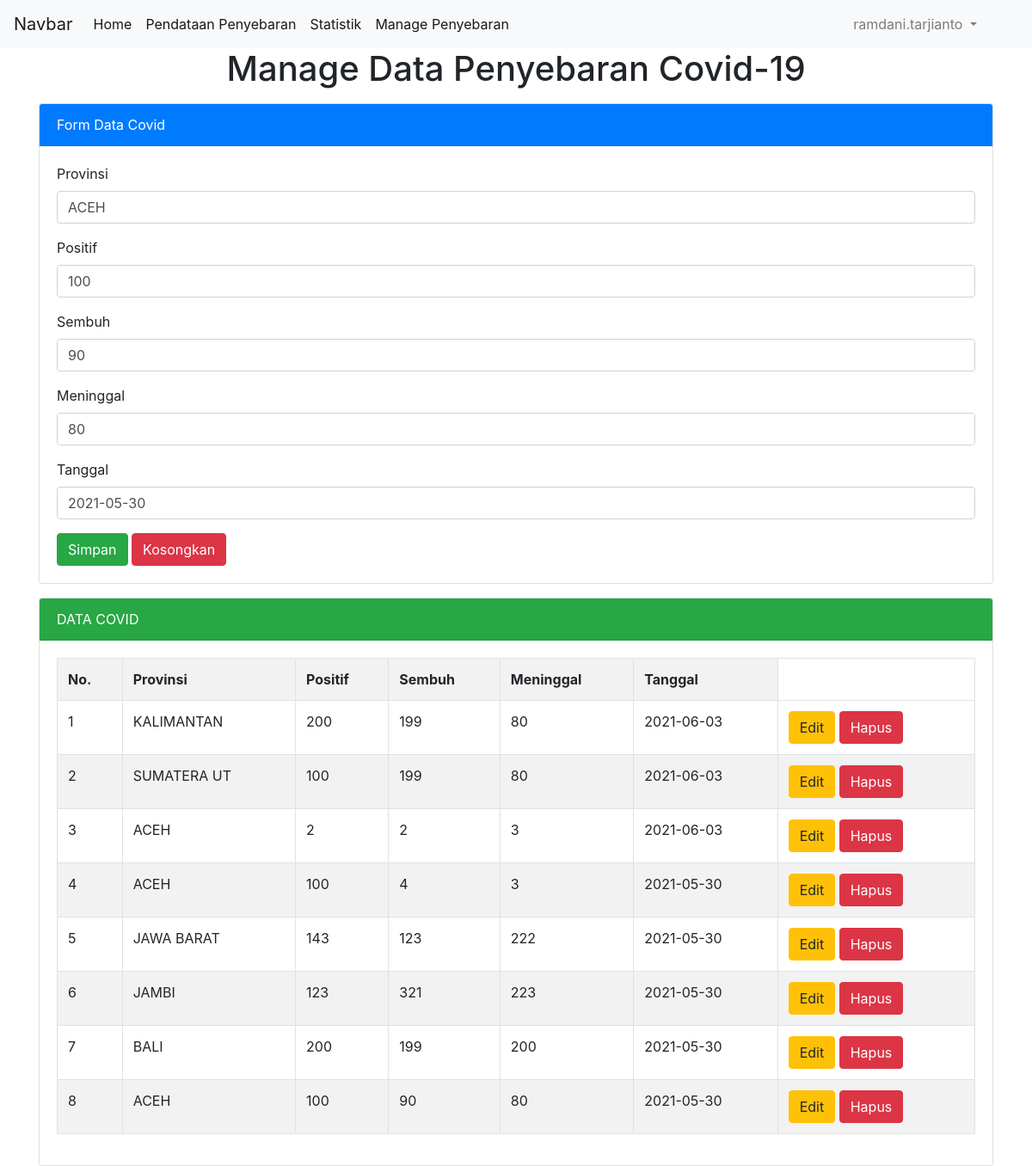
/manage.php?hal=edit&id=1 (signed in), run on the app's committed database.
### tables this page shows
CREATE TABLE `data_covid` (
  `id` int(11) NOT NULL,
  `provinsi` varchar(11) NOT NULL,
  `positif` int(11) NOT NULL,
  `sembuh` int(11) NOT NULL,
  `meninggal` int(11) NOT NULL,
  `tanggal` date NOT NULL DEFAULT current_timestamp()
);

### manage.php (the view, shortened to what this page needs)
<?php
	$server = "localhost";
	$user = "root";
	$pass = "";
	$database = "projek";
	$koneksi = mysqli_connect($server, $user, $pass, $database)or die (mysql_error($koneksi));
	if(isset($_GET['hal']))
	{
		if($_GET['hal'] == "edit")
		{
			$tampil = mysqli_query($koneksi, "SELECT * FROM data_covid WHERE id = '$_GET[id]' ");
			$data = mysqli_fetch_array($tampil);
			if($data)
			{
				$vprovinsi = $data['provinsi'];
				$vpositif = $data['positif'];
				$vsembuh = $data['sembuh'];
				$vmeninggal = $data['meninggal'];
				$vtanggal = $data['tanggal'];
			}
		}
	}
?>
<!DOCTYPE html>
<html>
<head>
	<link rel="stylesheet" type="text/css" href="css/bootstrap.min.css">
</head>
<body>
<nav class="navbar navbar-expand-lg navbar-light bg-light">
      <a class="navbar-brand" href="#">Navbar</a>
      <div class="collapse navbar-collapse" id="navbarSupportedContent">
          <ul class="navbar-nav mr-auto">
          <li class="nav-item active">
              <a class="nav-link" href="index.php">Home <span class="sr-only">(current)</span></a>
          </li>
          <li class="nav-item active">
              <a class="nav-link" href="index.php#pendataan">Pendataan Penyebaran<span class="sr-only">(current)</span></a>
          </li>
          <li class="nav-item active">
              <a class="nav-link" href="index.php#chartContainer">Statistik <span class="sr-only">(current)</span></a>
          </li>
          <?php
            if($_SESSION['akses'] == 'admin'){
                echo "<li class='nav-item active'><a class='nav-link' href='manage.php'>Manage Penyebaran <span class='sr-only'>(current)</span></a></li>";
            }
          ?>
          </ul>
          <form class="form-inline my-2 my-lg-0">
          <ul class="navbar-nav mr-auto">
              <li class="nav-item dropdown">
                  <a class="nav-link dropdown-toggle" href="#" id="navbarDropdown" role="button" data-toggle="dropdown" aria-haspopup="true" aria-expanded="false">
                  <?= $_SESSION['username']; ?>
                  </a>
              </li>
            <ul>
          </form>
      </div>
    </nav>
<div class="container">
	<h1 class="text-center"> Manage Data Penyebaran Covid-19 </h1>
	<div class="card mt-3">
	  <div class="card-header bg-primary text-white">
	    Form Data Covid
	  </div>
	  <div class="card-body">
	    <form method="post" action="">
	    	<div class="form-group">
	    		<label>Provinsi</label>
	    		<input type="text" name="tprovinsi" value="<?=@$vprovinsi?>" class="form-control" placeholder="Provinsi" required>
	    	</div>
	    	<div class="form-group">
	    		<label>Positif</label>
	    		<input type="text" name="tpositif" value="<?=@$vpositif?>" class="form-control" placeholder="Jumlah Positif" required>
	    	</div>
	    	<div class="form-group">
	    		<label>Sembuh</label>
	    		<input type="text" name="tsembuh" value="<?=@$vsembuh?>" class="form-control" placeholder="Jumlah Sembuh" required>
	    	</div>
	    	<div class="form-group">
	    		<label>Meninggal</label>
	    		<input type="text" name="tmeninggal" value="<?=@$vmeninggal?>" class="form-control" placeholder="Jumlah Meninggal" required>
	    	</div>
	    	<div class="form-group">
	    		<label>Tanggal</label>
	    		<input type="text" name="ttanggal" value="<?=@$vtanggal?>" class="form-control" placeholder="Tanggal" required>
	    	</div>
	    	<button type="submit" class="btn btn-success" name="bsimpan">Simpan</button>
	    	<button type="reset" class="btn btn-danger" name="breset">Kosongkan</button>
	    </form>
	  </div>
	</div>
	<div class="card mt-3">
	  <div class="card-header bg-success text-white">
	    DATA COVID
	  </div>
	  <div class="card-body">
	  	<table class="table table-bordered table-striped">
	  		<tr>
	  			<th>No.</th>
	  			<th>Provinsi</th>
	  			<th>Positif</th>
	  			<th>Sembuh</th>
	  			<th>Meninggal</th>
	  			<th>Tanggal</th>
	  		</tr>
	  		<?php
	  			$no = 1;
	  			$tampil = mysqli_query($koneksi, "SELECT * from data_covid order by id desc");
	  			while ($data = mysqli_fetch_array($tampil)) :
	  		?>
	  		<tr>
	  			<td><?=$no++?></td>
	  			<td><?=$data['provinsi']?></td>
	  			<td><?=$data['positif']?></td>
	  			<td><?=$data['sembuh']?></td>
	  			<td><?=$data['meninggal']?></td>
	  			<td><?=$data['tanggal']?></td>
	  			<td>
	  				<a href="manage.php?hal=edit&id=<?=$data['id']?>" class="btn btn-warning">Edit</a>
	  				<a href="manage.php?hal=hapus&id=<?=$data['id']?>"
	  					onclick ="return confirm('Apakah yakin ingin menghapus data ini?')" class="btn btn-danger">Hapus</a>
	  			</td>
	  		</tr>
	  	<?php endwhile; ?>
	  	</table>
	  </div>
	</div>
</div>
</body>
</html>

### data on the page
data_covid: tprovinsi "ACEH", tpositif "100", tsembuh "90", tmeninggal "80", ttanggal "2021-05-30", provinsi "ACEH", positif "100", sembuh "90", meninggal "80", tanggal "2021-05-30"
data_covid: provinsi "KALIMANTAN", positif "200", sembuh "199", meninggal "80", tanggal "2021-06-03"
data_covid: provinsi "SUMATERA UT", positif "100", sembuh "199", meninggal "80", tanggal "2021-06-03"
data_covid: provinsi "ACEH", positif "2", sembuh "2", meninggal "3", tanggal "2021-06-03"
data_covid: provinsi "ACEH", positif "100", sembuh "4", meninggal "3", tanggal "2021-05-30"
data_covid: provinsi "JAWA BARAT", positif "143", sembuh "123", meninggal "222", tanggal "2021-05-30"
data_covid: provinsi "JAMBI", positif "123", sembuh "321", meninggal "223", tanggal "2021-05-30"
data_covid: provinsi "BALI", positif "200", sembuh "199", meninggal "200", tanggal "2021-05-30"

### other printed values
$_SESSION['username'] "ramdani.tarjianto"
